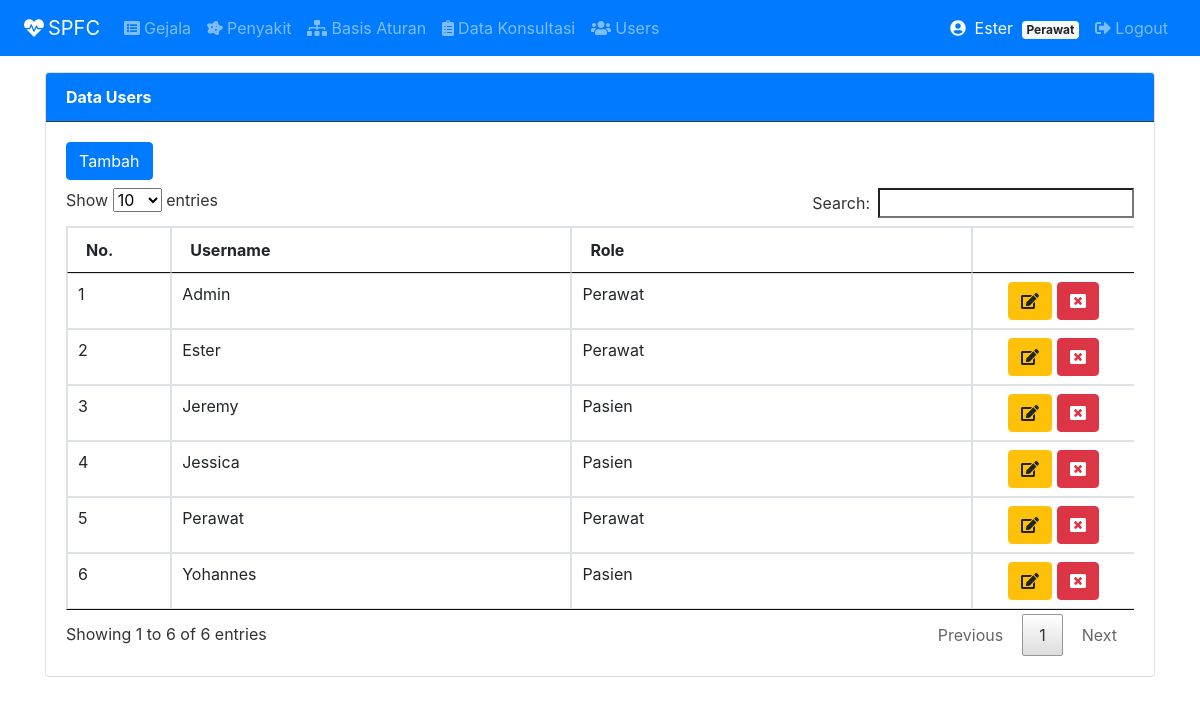
Page /index.php?page=users (signed in) on the earlier database version.
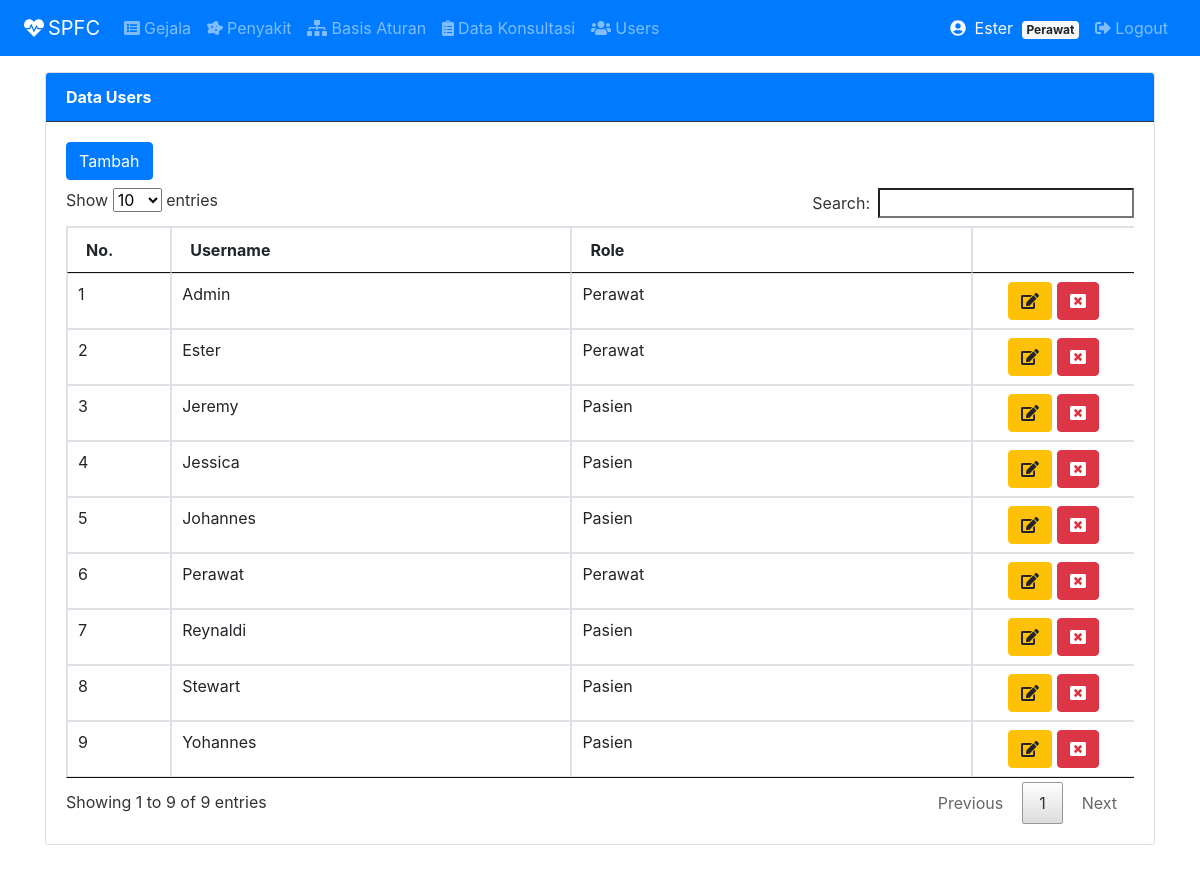
Same page on the later database version.
### tables this page shows
CREATE TABLE `users` (
  `idusers` int(11) NOT NULL,
  `username` varchar(30) NOT NULL,
  `pass` varchar(255) NOT NULL,
  `role` varchar(10) NOT NULL
);

### tampil_users.php (the view, shortened to what this page needs)
<div class="card">
  <div class="card-header bg-primary text-white border-dark"><strong>Data Users</strong></div>
  <div class="card-body">
    <a class="btn btn-primary mb-2" href="?page=users&action=tambah">Tambah</a>
    <div class="table-responsive">
    <table class="table table-bordered" id="myTable">
    <thead>
      <tr>
        <th width="50px">No.</th>
        <th width="300px">Username</th>
        <th width=300px">Role</th>
        <th width="100px"></th>
      </tr>
    </thead>
    <tbody>
	 <?php
        $no = 1;
        $sql = "SELECT*FROM users ORDER BY username ASC";
        $result = $conn->query($sql);
        while($row = $result->fetch_assoc()) {
    ?>
        <tr>
            <td><?php echo $no++; ?></td>
            <td><?php echo $row['username']; ?></td>
            <td><?php echo $row['role']; ?></td>
            <td align="center">
                <a class="btn btn-warning" href="?page=users&action=update&id=<?php echo $row['idusers']; ?>">
                    <i class="fas fa-edit"></i>
                </a>
                <a onclick="return confirm('Yakin menghapus data ini ?')" class="btn btn-danger" href="?page=users&action=hapus&id=<?php echo $row['idusers']; ?>">
                    <i class="fas fa-window-close"></i>
                </a>
            </td>
     </tr>
    <?php
     }
    ?>
   </tbody>
</table>
</div>
</div>
</div>

Differences in the rows shown:
added users: username "Johannes", role "Pasien"
added users: username "Reynaldi", role "Pasien"
added users: username "Stewart", role "Pasien"
Other differences:
text written by a page script: "Show entries Search: Showing 1 to 6 of 6 entries Previous 1 Next" → "Show entries Search: Showing 1 to 9 of 9 entries Previous 1 Next"
